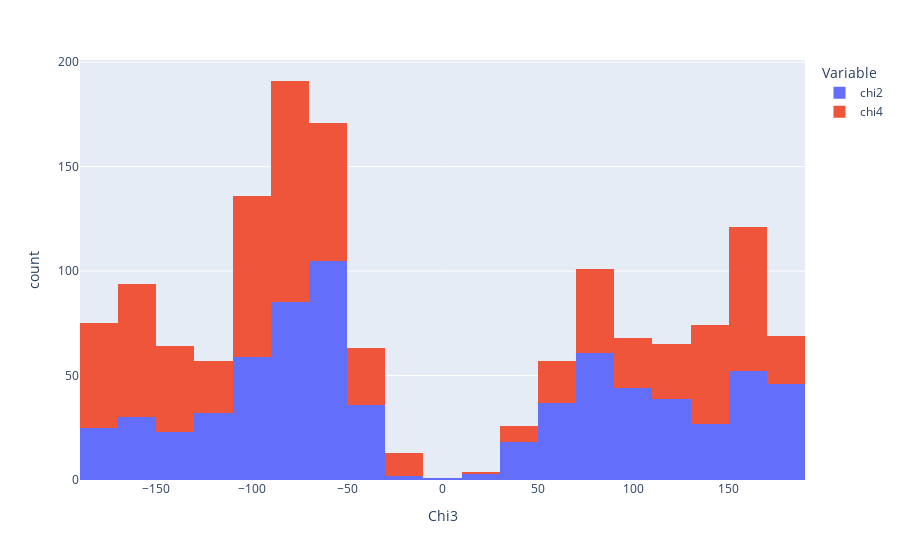

Notebook cell for this chart:
### Code cell
cols = ['chi2', 'chi4']
px.histogram(SS_df[cols], labels=labels)

### Figure 1 — Plotly figure (JSON) as saved in the notebook; plotly's stock layout.template omitted (floating-point values rounded to 4 significant figures; data arrays with more than 128 entries replaced by an {"elided": "..."} marker saying what was removed)
{"data": [{"alignmentgroup": "True", "bingroup": "x", "hovertemplate": "Variable=chi2<br>Chi3=%{x}<br>count=%{y}<extra></extra>", "legendgroup": "chi2", "marker": {"color": "#636efa", "pattern": {"shape": ""}}, "name": "chi2", "offsetgroup": "chi2", "orientation": "v", "showlegend": true, "type": "histogram", "x": {"elided": "725 float values"}, "xaxis": "x", "yaxis": "y"}, {"alignmentgroup": "True", "bingroup": "x", "hovertemplate": "Variable=chi4<br>Chi3=%{x}<br>count=%{y}<extra></extra>", "legendgroup": "chi4", "marker": {"color": "#EF553B", "pattern": {"shape": ""}}, "name": "chi4", "offsetgroup": "chi4", "orientation": "v", "showlegend": true, "type": "histogram", "x": {"elided": "725 float values"}, "xaxis": "x", "yaxis": "y"}], "layout": {"barmode": "relative", "legend": {"title": {"text": "Variable"}, "tracegroupgap": 0}, "margin": {"t": 60}, "xaxis": {"anchor": "y", "domain": [0, 1], "title": {"text": "Chi3"}}, "yaxis": {"anchor": "x", "domain": [0, 1], "title": {"text": "count"}}}}
